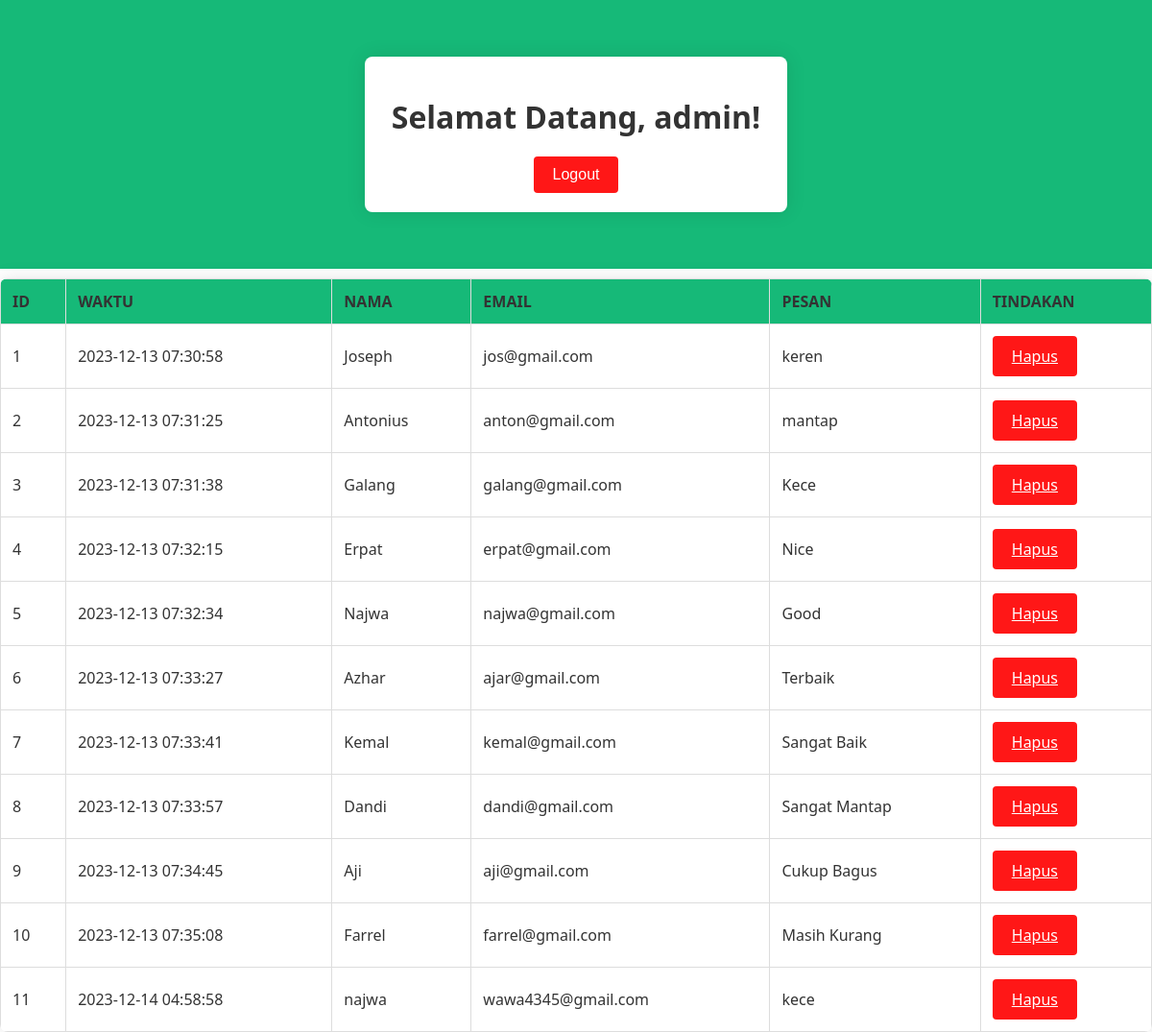
The app's page /halaman_panel.php (signed in) with its own data.
### tables this page shows
CREATE TABLE `contact` (
  `id` int(11) NOT NULL,
  `name` varchar(255) NOT NULL,
  `email` varchar(255) NOT NULL,
  `pesan` longtext NOT NULL,
  `created_at` timestamp NOT NULL DEFAULT current_timestamp()
);

### halaman_panel.php (the view, shortened to what this page needs)
<?php
include('config.php');
?>
<!DOCTYPE html>
<html lang="en">
<head>
    <link rel="stylesheet" href="https://stackpath.bootstrapcdn.com/font-awesome/4.7.0/css/font-awesome.min.css">
    <link rel="stylesheet" type="text/css" href="halaman_panel.css">
</head>
<body>
    <div class="container-logout">
        <form action="logout.php" method="POST" class="login-email">
            <h1>Selamat Datang,
                <?php echo $_SESSION['username']; ?>!
            </h1>
            <div class="input-group">
                <button type="submit" class="btn">Logout</button>
            </div>
        </form>
    </div>
    <table class="table table-striped">
        <thead>
            <tr>
                <th>ID</th>
                <th>WAKTU</th>
                <th>NAMA</th>
                <th>EMAIL</th>
                <th>PESAN</th>
                <th>TINDAKAN</th>
            </tr>
        </thead>
        <tbody>
            <?php
            $query = "SELECT * FROM contact";
            $result = mysqli_query($conn, $query);
            $NO = 1;
            while ($fetch_pesan = mysqli_fetch_array($result)) {
                echo "<tr>";
                echo "<td>" . $NO . "</td>";
                echo "<td>" . $fetch_pesan['created_at'] . "</td>";
                echo "<td>" . $fetch_pesan['name'] . "</td>";
                echo "<td>" . $fetch_pesan['email'] . "</td>";
                echo "<td>" . $fetch_pesan['pesan'] . "</td>";
                echo "<td>";
                echo "<a href='delete_comment.php?id=" . $fetch_pesan['id'] . "' class='btn btn-danger' onclick='return confirmDelete()'>Hapus</a>";
                echo "</td>";
                echo "</tr>";
                $NO++;
            }
            ?>
        </tbody>
    </table>
</body>
</html>

### halaman_panel.css (style rules this page uses)
body { margin: 0; font-family: 'Segoe UI', Tahoma, Geneva, Verdana, sans-serif; background-color: #fff; color: #333; }
.container-logout { display: flex; align-items: center; justify-content: center; height: 280px; background-color: #16b978; }
.login-email { background: #fff; max-width: 400px; width: 100%; padding: 20px; box-shadow: 0 0 20px rgba(0, 0, 0, 0.1); border-radius: 8px; text-align: center; }
.login-email h1 { color: #333; margin-bottom: 20px; }
.input-group { margin-top: 20px; }
.btn { display: inline-block; padding: 10px 20px; font-size: 16px; color: #fff; background-color: #ff1717; border: none; border-radius: 4px; cursor: pointer; transition: background-color 0.3s ease; }
.table { width: 100%; border-collapse: collapse; margin-top: 10px; overflow: hidden; box-shadow: 0 0 20px rgba(0, 0, 0, 0.1); border-radius: 8px; }
th, td { border: 1px solid #ddd; padding: 12px; text-align: left; }
th { background-color: #16b978; font-weight: bold; color: #333; }

### records on screen
contact: created_at "2023-12-13 07:30:58", name "Joseph", email "jos@gmail.com", pesan "keren"
contact: created_at "2023-12-13 07:31:25", name "Antonius", email "anton@gmail.com", pesan "mantap"
contact: created_at "2023-12-13 07:31:38", name "Galang", email "galang@gmail.com", pesan "Kece"
contact: created_at "2023-12-13 07:32:15", name "Erpat", email "erpat@gmail.com", pesan "Nice"
contact: created_at "2023-12-13 07:32:34", name "Najwa", email "najwa@gmail.com", pesan "Good"
contact: created_at "2023-12-13 07:33:27", name "Azhar", email "ajar@gmail.com", pesan "Terbaik"
contact: created_at "2023-12-13 07:33:41", name "Kemal", email "kemal@gmail.com", pesan "Sangat Baik"
contact: created_at "2023-12-13 07:33:57", name "Dandi", email "dandi@gmail.com", pesan "Sangat Mantap"
contact: created_at "2023-12-13 07:34:45", name "Aji", email "aji@gmail.com", pesan "Cukup Bagus"
contact: created_at "2023-12-13 07:35:08", name "Farrel", email "farrel@gmail.com", pesan "Masih Kurang"
contact: created_at "2023-12-14 04:58:58", name "najwa", email "wawa4345@gmail.com", pesan "kece"

### other values on screen
$_SESSION['username'] "admin"
